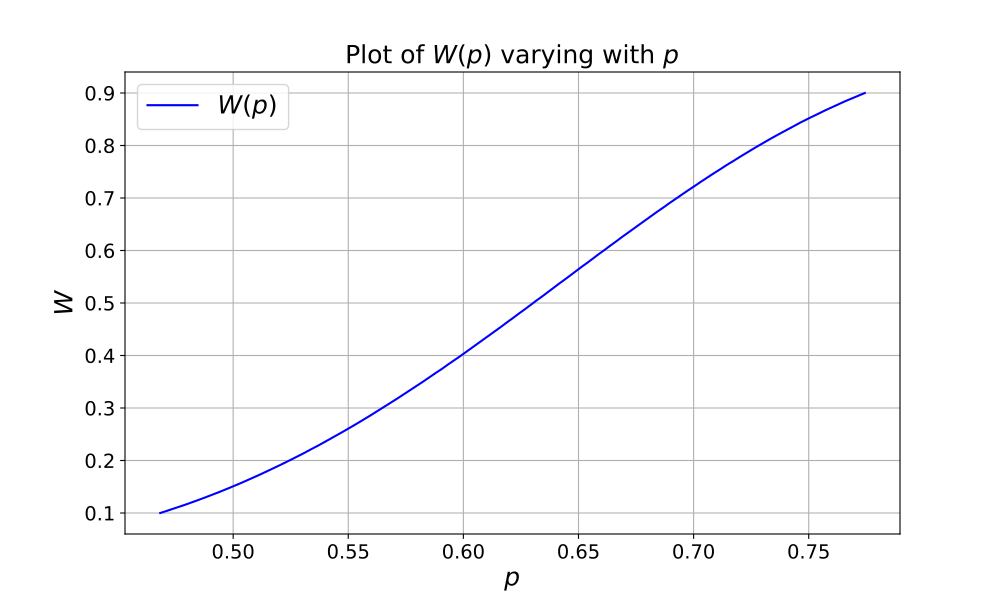

The Python source for this figure:
import matplotlib.pyplot as plt
import numpy as np
from scipy.special import comb


def probability(p):
    total_sum = 0
    for i in range(6):  # i from 0 to 5
        total_sum += comb(15, i) * (1 - p)**i * p**(15 - i)
    return total_sum

# Monte Carlo method to estimate p
def find_p(target=0.6, precision=1e-4):
    low, high = 0, 1
    while high - low > precision:
        mid = (low + high) / 2
        prob = probability(mid)
        if prob >= target:
            high = mid
        else:
            low = mid
    return mid

# Function to find p for varying M
def find_p_for_M(M_values, precision=1e-4):
    p_values = []
    for M in M_values:
        p_value = find_p(target=M, precision=precision)
        p_values.append(p_value)
    return p_values

# Define the range of M values
M_values = np.linspace(0.1, 0.9, 100)  # Vary M from 0.1 to 0.9

# Find corresponding p values
p_values = find_p_for_M(M_values)

# Plot the results
plt.figure(figsize=(10, 6))
plt.plot(p_values, M_values, label="$W(p)$", color='blue')
plt.xlabel('$p$', fontsize=18)
plt.ylabel('$W$', fontsize=18)
plt.title('Plot of $W(p)$ varying with $p$', fontsize=18)
plt.grid(True)
plt.legend(fontsize=18)
plt.xticks(fontsize=14)
plt.yticks(fontsize=14)
plt.show()
